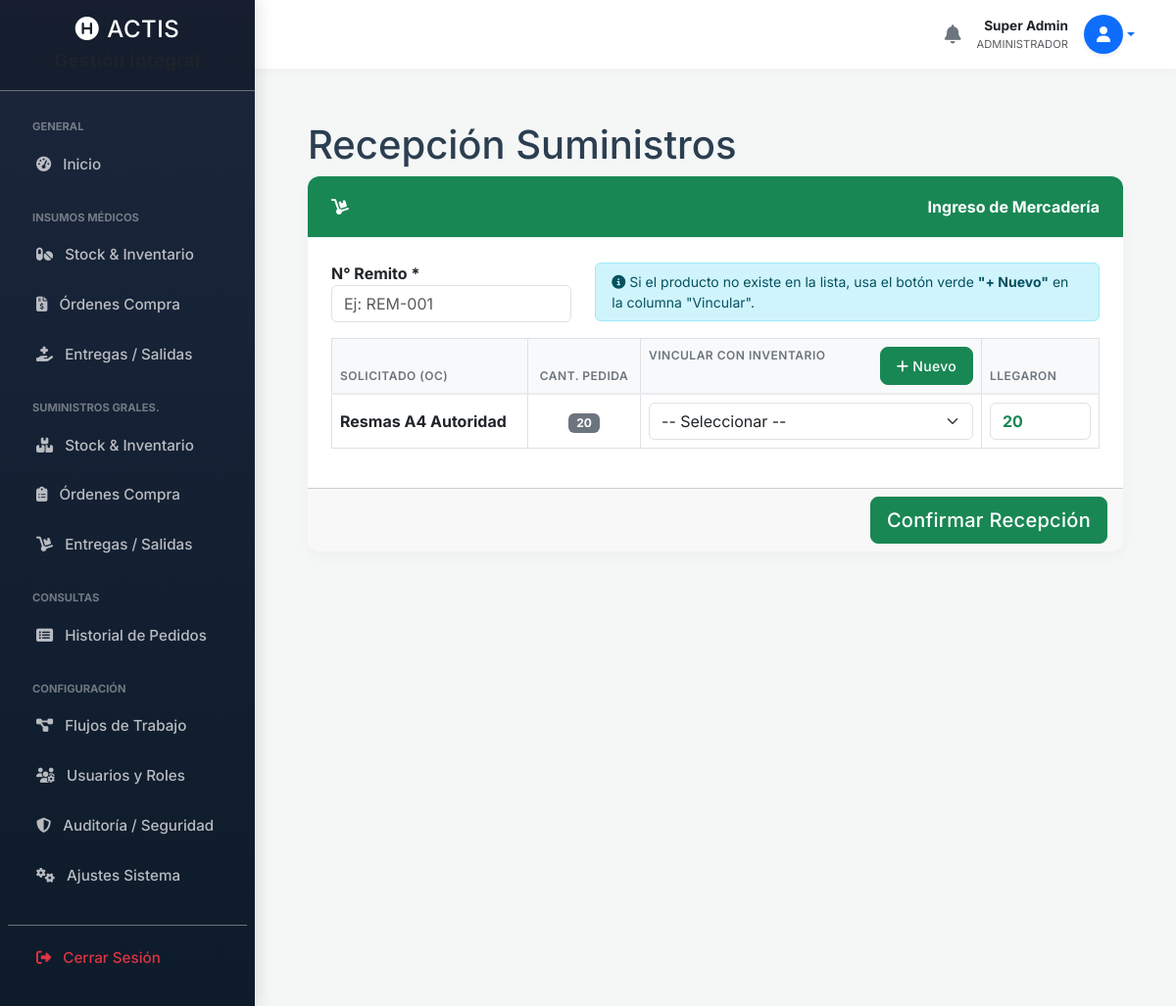
Screenshot of /suministros_recepcion.php?id=6 (signed in) with the database file from the repository.
### tables this page shows
CREATE TABLE `ordenes_compra_items` (
  `id` int(11) NOT NULL,
  `id_oc` int(11) NOT NULL,
  `descripcion_producto` varchar(200) NOT NULL,
  `cantidad_solicitada` int(11) NOT NULL,
  `cantidad_recibida` int(11) DEFAULT 0,
  `precio_estimado` decimal(10,2) DEFAULT NULL,
  `id_insumo_asociado` int(11) DEFAULT NULL,
  `id_suministro_asociado` int(11) DEFAULT NULL
);

### suministros_recepcion.php (the view, shortened to what this page needs)
<?php
require 'db.php';
$id_oc = $_GET['id'];
include 'includes/header.php';
include 'includes/sidebar.php';
include 'includes/navbar.php';
$stmtItems = $pdo->prepare("SELECT * FROM ordenes_compra_items WHERE id_oc = :id");
$stmtItems->execute(['id' => $id_oc]);
$items_orden = $stmtItems->fetchAll();
?>
<div class="container-fluid px-4">
    <h1 class="mt-4">Recepción Suministros</h1>
    <form method="POST" action="">
        <div class="card mb-4 border-success">
            <div class="card-header bg-success text-white fw-bold"><i class="fas fa-dolly"></i> Ingreso de Mercadería</div>
            <div class="card-body">
                <div class="row mb-3">
                    <div class="col-md-4">
                        <label class="fw-bold">N° Remito *</label>
                        <input type="text" name="numero_remito" class="form-control" required placeholder="Ej: REM-001">
                    </div>
                    <div class="col-md-8 d-flex align-items-center">
                        <div class="alert alert-info w-100 mb-0 py-2 small">
                            <i class="fas fa-info-circle"></i> Si el producto no existe en la lista, usa el botón verde <strong>"+ Nuevo"</strong> en la columna "Vincular".
                        </div>
                    </div>
                </div>
                <table class="table table-bordered align-middle">
                    <thead class="table-light">
                        <tr>
                            <th>Solicitado (OC)</th>
                            <th class="text-center">Cant. Pedida</th>
                            <th style="min-width: 300px;">
                                Vincular con Inventario
                                <button type="button" class="btn btn-sm btn-success float-end" data-bs-toggle="modal" data-bs-target="#modalAltaRapida">
                                    <i class="fas fa-plus"></i> Nuevo
                                </button>
                            </th>
                            <th style="width: 120px;">Llegaron</th>
                        </tr>
                    </thead>
                    <tbody>
                        <?php foreach ($items_orden as $item): ?>
                            <tr>
                                <td><strong><?php echo htmlspecialchars($item['descripcion_producto']); ?></strong></td>
                                <td class="text-center"><span class="badge bg-secondary"><?php echo $item['cantidad_solicitada']; ?></span></td>
                                <td>
                                    <select name="recibido[<?php echo $item['id']; ?>][id_suministro]" class="form-select select-search" required>
                                        <option value="">-- Seleccionar --</option>
                                    </select>
                                </td>
                                <td>
                                    <input type="number" name="recibido[<?php echo $item['id']; ?>][cantidad]" class="form-control fw-bold text-success" value="<?php echo $item['cantidad_solicitada']; ?>" min="0" onchange="verificarFaltante(this, <?php echo $item['cantidad_solicitada']; ?>)">
                                </td>
                            </tr>
                        <?php endforeach; ?>
                    </tbody>
                </table>
            </div>
            <div class="card-footer text-end"><button type="submit" class="btn btn-success btn-lg">Confirmar Recepción</button></div>
        </div>
    </form>
</div>
<?php include 'includes/footer.php'; ?>

### header.php (style rules this page uses)
:root { --primary-color: #0f4c75; --secondary-color: #3282b8; --accent-color: #bbe1fa; --bg-color: #f4f7f6; --text-color: #2c3e50; --sidebar-width: 260px; }
body { background-color: var(--bg-color); font-family: 'Inter', sans-serif; color: var(--text-color); overflow-x: hidden; }
.card { border: none; border-radius: 12px; box-shadow: 0 5px 15px rgba(0,0,0,0.03); transition: transform 0.2s; background: #fff; margin-bottom: 1.5rem; overflow: hidden; }
.card-header { background-color: #fff; border-bottom: 1px solid #edf2f7; padding: 1.2rem 1.5rem; font-weight: 700; color: var(--primary-color); display: flex; align-items: center; justify-content: space-between; }
.card-body { padding: 1.5rem; }
.table thead th { background-color: #f8f9fa; color: #6c757d; font-weight: 600; text-transform: uppercase; font-size: 0.75rem; letter-spacing: 0.5px; border-bottom: 2px solid #e9ecef; white-space: nowrap; }
.table td { vertical-align: middle; }
.btn { border-radius: 8px; font-weight: 500; letter-spacing: 0.3px; padding: 0.5rem 1rem; }

### rows the page displays
ordenes_compra_items: descripcion_producto "Resmas A4 Autoridad", cantidad_solicitada "20"

### other values shown
$nombre_usuario_global "Super Admin"
$rol_principal_global "ADMINISTRADOR"
